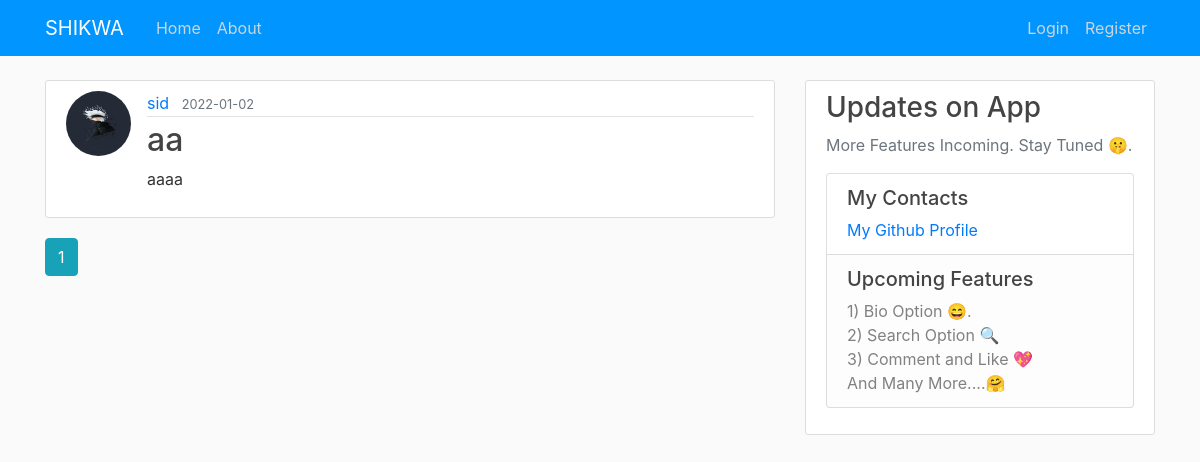
Page /home on the earlier database version.
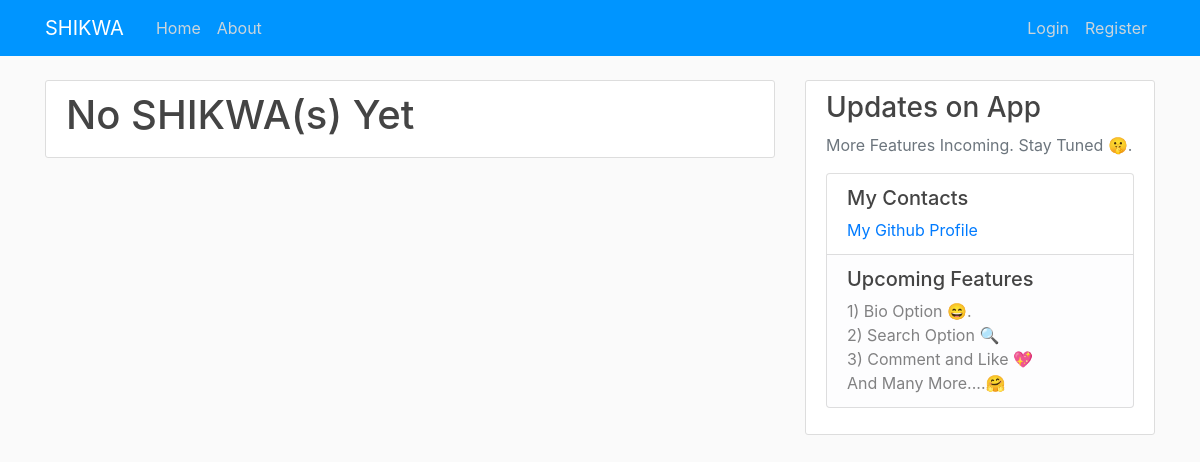
Same page on the later database version.
### shikwa/models.py (models this page shows, shortened)
class Post(db.Model):
    id = db.Column(db.Integer, primary_key=True)
    title = db.Column(db.String(100), nullable=False)
    date_posted = db.Column(db.DateTime, nullable=False, default=datetime.utcnow)
    content = db.Column(db.Text, nullable=False)
    user_id = db.Column(db.Integer, db.ForeignKey('user.id'), nullable=False)

class User(db.Model, UserMixin):
    id = db.Column(db.Integer, primary_key=True)
    username = db.Column(db.String(20), unique=True, nullable=False)
    email = db.Column(db.String(120), unique=True, nullable=False)
    image_file = db.Column(db.String(20), nullable=False, default='default.jpg')
    password = db.Column(db.String(60), nullable=False)
    posts = db.relationship('Post', backref='author', lazy=True)

### shikwa/main/routes.py (the view)
@main.route("/")
@main.route("/home")
def home():
    page = request.args.get('page', 1, type=int)
    posts = Post.query.order_by(Post.date_posted.desc()).paginate(page=page, per_page=5)
    return render_template('home.html', posts=posts)

### shikwa/templates/home.html
{% extends "layout.html" %}
{% block content %}
    {% if posts.items %}
      {% for post in posts.items %}
          <article class="media content-section">
            <img class="rounded-circle article-img" src="{{ url_for('static', filename='profile_pics/' + post.author.image_file) }}">
            <div class="media-body">
              <div class="article-metadata">
                <a class="mr-2" href="{{ url_for('users.user_posts', username=post.author.username) }}">{{ post.author.username }}</a>
                <small class="text-muted">{{ post.date_posted.strftime('%Y-%m-%d') }}</small>
              </div>
              <h2><a class="article-title" href="{{ url_for('posts.post', post_id=post.id) }}">{{ post.title }}</a></h2>
              <p class="article-content">{{ post.content }}</p>
            </div>
          </article>
      {% endfor %}
      {% for page_num in posts.iter_pages(left_edge=1, right_edge=1, left_current=1, right_current=2) %}
        {% if page_num %}
          {% if posts.page == page_num %}
            <a class="btn btn-info mb-4" href="{{ url_for('main.home', page=page_num) }}">{{ page_num }}</a>
          {% else %}
            <a class="btn btn-outline-info mb-4" href="{{ url_for('main.home', page=page_num) }}">{{ page_num }}</a>
          {% endif %}
        {% else %}
          ...
        {% endif %}
      {% endfor %}
    {%else%}
          <div class="content-section"><h1>No SHIKWA(s) Yet</h1>
          </div>
    {% endif %}
{% endblock content %}

### shikwa/templates/layout.html (shortened to what this page needs)
<!DOCTYPE html>
<html>
<head>
    <link rel="stylesheet" href="https://maxcdn.bootstrapcdn.com/bootstrap/4.0.0/css/bootstrap.min.css">
    <link rel="stylesheet" type="text/css" href="{{ url_for('static', filename='main.css') }}">
</head>
<body>
    <header class="site-header">
      <nav class="navbar navbar-expand-md navbar-dark bg-steel fixed-top">
        <div class="container">
          <a class="navbar-brand mr-4" href="/">SHIKWA</a>
          <div class="collapse navbar-collapse" id="navbarToggle">
            <div class="navbar-nav mr-auto">
              <a class="nav-item nav-link" href="{{ url_for('main.home') }}">Home</a>
              <a class="nav-item nav-link" href="{{ url_for('main.about') }}">About</a>
            </div>
            <div class="navbar-nav">
              {% if current_user.is_authenticated %}
                <a class="nav-item nav-link" href="{{ url_for('posts.new_post') }}">New SHIKWA</a>
                <a class="nav-item nav-link" href="{{ url_for('users.account') }}">Account</a>
                <a class="nav-item nav-link" href="{{ url_for('users.logout') }}">Logout</a>
              {% else %}
                <a class="nav-item nav-link" href="{{ url_for('users.login') }}">Login</a>
                <a class="nav-item nav-link" href="{{ url_for('users.register') }}">Register</a>
              {% endif %}
            </div>
          </div>
        </div>
      </nav>
    </header>
    <main role="main" class="container">
      <div class="row">
        <div class="col-md-8">
          {% block content %}{% endblock %}
        </div>
        <div class="col-md-4">
          <div class="content-section">
            <h3>Updates on App</h3>
            <p class='text-muted'> More Features Incoming. Stay Tuned 🤫.
              <ul class="list-group">
                <li class="list-group-item"><h5>My Contacts</h5>
                  <a href="https://github.com/maliknajeeb113" target="_blank">My Github Profile<a>
                </li>
                <li class="list-group-item list-group-item-light"><h5>Upcoming Features</h5>
                  <a >1) Bio Option 😄.<a><br>
                  <a >2) Search Option 🔍️</a><br>
                  <a >3) Comment and Like 💖</a><br>
                  <a>    And Many More....🤗</a>
                </li>
              </ul>
            </p>
          </div>
        </div>
      </div>
    </main>
</body>
</html>

### shikwa/static/main.css (style rules this page uses)
body { background: #fafafa; color: #333333; margin-top: 5rem; }
h1, h2, h3, h4, h5, h6 { color: #444444; }
.bg-steel { background-color: #0095ff; }
.site-header .navbar-nav .nav-link { color: #cbd5db; }
.content-section { background: #ffffff; padding: 10px 20px; border: 1px solid #dddddd; border-radius: 3px; margin-bottom: 20px; }

Differences in the rows shown:
removed Post: image_file (placeholder picture), author.username "sid", date_posted "2022-01-02", title "aa", content "aaaa"
Other differences:
text now shown: "No SHIKWA(s) Yet"
list line gone: "1"
